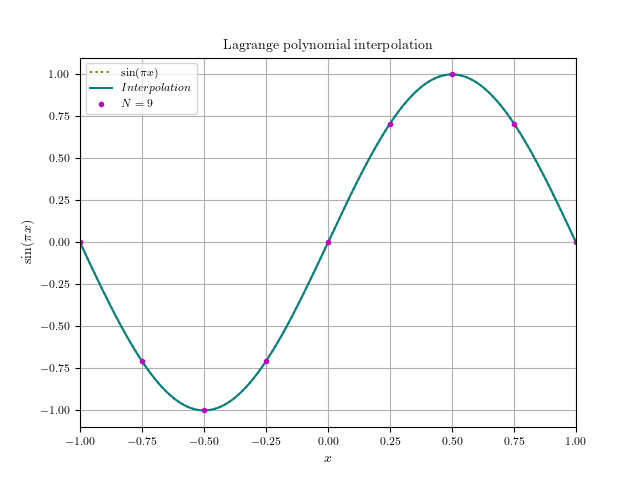

This chart was generated by the following Python code:
#!/usr/bin/env python
# File: polyinter.py
# Name: D.Saravanan
# Date: 27/08/2021

""" Script to construct the polynomial interpolation 
using Lagrange polynomial """

import numpy as np
import matplotlib
matplotlib.rcParams['pgf.texsystem'] = 'pdflatex'
matplotlib.rcParams.update({'font.family': 'serif', 'font.size': 8,
    'axes.labelsize': 10, 'axes.titlesize': 10, 'figure.titlesize': 10})
matplotlib.rcParams['text.usetex'] = True
import matplotlib.pyplot as plt
matplotlib.use('Agg')

import interpolate as itp

N = 9

xnodes = np.linspace(-1,1,N)
fnodes = np.sin(np.pi*xnodes)

# true function calculated with equi-spaced nodes
x = np.linspace(-1,1,1000)
f = np.sin(np.pi*x)

fintp = itp.interpolate(fnodes, xnodes, x)

error = max(abs(f - fintp)/abs(f))
print(error)

fig, ax = plt.subplots()
ax.plot(x, f, c='olive', ls='dotted', label=r'$\sin(\pi x)$')
ax.plot(x, fintp, c='teal', label=r'$Interpolation$')
ax.plot(xnodes, fnodes, 'm.', label=r'$N = 9$')
ax.set(xlim=(-1, 1), ylim=(-1.1, 1.1))
ax.set(xlabel=r'$x$', ylabel=r'$\sin(\pi x)$')
ax.set_title(r'Lagrange polynomial interpolation')
ax.grid(True); ax.legend()
plt.savefig('polyinter.pdf')
